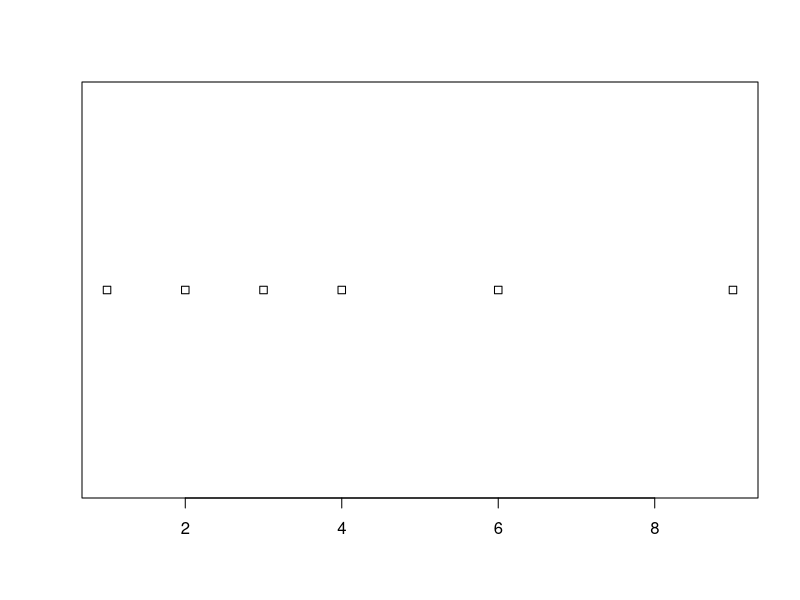

Generate this figure with R: (Note: this script raises an error after producing the figure.)
#clustering


marks1= c(3,1,4,9,2,6)
marks = data.frame(marks1)
length(marks1)
plot(marks)

k1 = kmeans(marks, centers = 2)
k1
cbind(marks, k1$cluster)

(marks2= sample(1:10, size = 7))
newmarks = data.frame(marks1, marks2)
newmarks
k2 = kmeans(newmarks, centers = 3)
